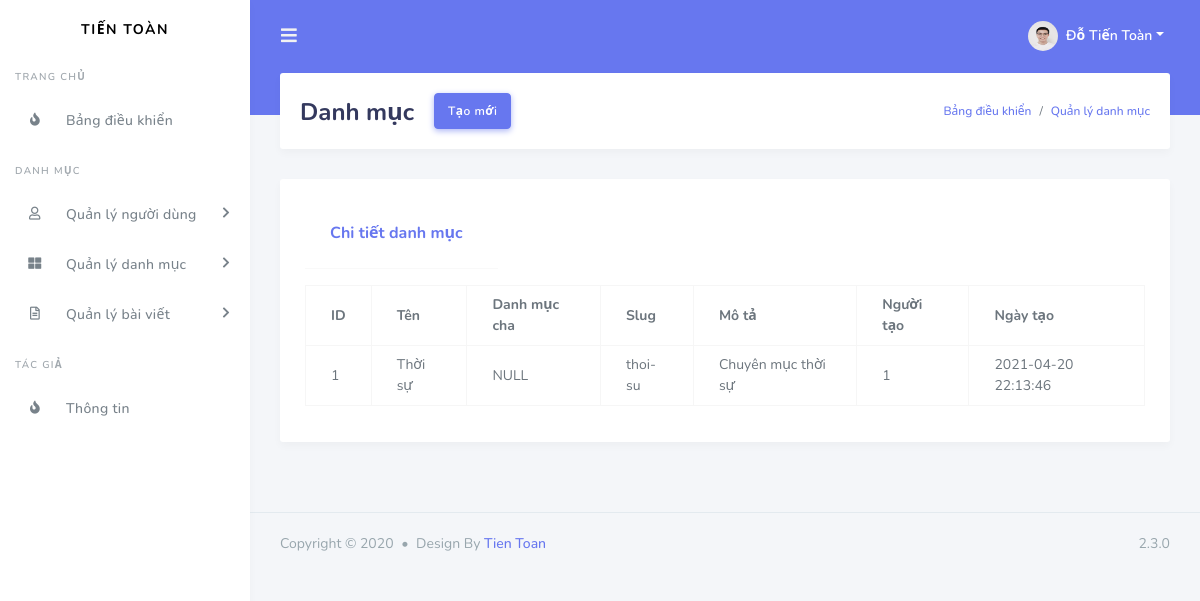
Page /index.php?admin=admin&mod=category&act=detail&id=1 (signed in) on the committed database.
### tables this page shows
CREATE TABLE `categories`  (
  `id` int NOT NULL AUTO_INCREMENT,
  `name` varchar(255) NULL DEFAULT NULL,
  `parent_id` int NULL DEFAULT NULL COMMENT 'danh mục cha',
  `slug` varchar(255) NULL DEFAULT NULL,
  `description` mediumtext NULL COMMENT 'Mô tả thể loại',
  `created_at` timestamp(0) NULL DEFAULT current_timestamp(0) ON UPDATE CURRENT_TIMESTAMP(0) COMMENT 'Ngày tạo',
  `user_id` int NULL DEFAULT NULL,
  PRIMARY KEY (`id`) USING BTREE,
  INDEX `parent_id`(`parent_id`) USING BTREE,
  INDEX `user_id`(`user_id`) USING BTREE,
  CONSTRAINT `categories_ibfk_1` FOREIGN KEY (`parent_id`) REFERENCES `categories` (`id`) ON DELETE SET NULL ON UPDATE RESTRICT,
  CONSTRAINT `categories_ibfk_2` FOREIGN KEY (`user_id`) REFERENCES `users` (`id`) ON DELETE SET NULL ON UPDATE NO ACTION
);

### controllers/admin/Controller.php (called while the page is built, shortened)
<?php
class Controller{
	public function view($name, $data = []){
		extract($data);
		require_once $name . '.php';
	}
}
?>

### controllers/admin/CategoryController.php (called while the page is built, shortened)
<?php
require_once('Controller.php');
class CategoryController extends Controller{
	public $model;
	public function __construct(){
		$this->model = new Category();
	}
	public function detail(){
		$id = $_GET['id'];
		$categories = $this->model->find($id);
		$this->view('views/admin/category/detail', [
			'categories' => $categories,
		]);
	}
}
?>

### index.php (called while the page is built, shortened)
<?php
$act = (isset($_GET['act']) ? $_GET['act'] : 'home');
$controller_obj = new $controller_class_name();
$controller_obj->$act();
?>

### models/admin/Connection.php (called while the page is built, shortened)
<?php
class Connection{
	public function __construct(){
		$servername = 'localhost';
		$username = 'root';
		$password = '';
		$dbname = 'project-php27';
		$this->conn = new mysqli($servername, $username, $password, $dbname);
	}
}
?>

### models/admin/Model.php (called while the page is built, shortened)
<?php
require_once('Connection.php');
class Model{
	var $connection;
	var $table;
	public function __construct(){
		$connection_obj = new Connection();
		$this->connection = $connection_obj->conn;
	}
	public function find($id){
		$sql = "SELECT * FROM " . $this->table . " WHERE id=$id";
		$result = $this->connection->query($sql);
		$this->table = $result->fetch_assoc();
		return $this->table ;
	}
}
?>

### views/admin/category/detail.php (the view, shortened to what this page needs)
<?php require_once('views/admin/header.php') ?>
<div class="main-content">
        <section class="section">
          <div class="section-header">
            <h1>Danh mục</h1>
            <div class="section-header-button">
              <a href="index.php?admin=admin&mod=category&act=create" class="btn btn-primary">Tạo mới</a>
            </div>
            <div class="section-header-breadcrumb">
              <div class="breadcrumb-item active"><a href="index.php?admin=admin&mod=&act=home">Bảng điều khiển</a></div>
              <div class="breadcrumb-item"><a href="index.php?admin=admin&mod=category&act=list">Quản lý danh mục</a></div>
            </div>
          </div>
          <div class="section-body">
            <div class="row mt-4">
              <div class="col-12">
                <div class="card">
                  <div class="card-body">
                    <div class="float-left">
                      <div class="card-header">
                        <h4>Chi tiết danh mục</h4>
                      </div>
                    </div>
                    <div class="clearfix mb-3"></div>
                    <div class="table-responsive">
                      <table class="table table-bordered">
                        <tr>
                          <th>ID</th>
                          <th>Tên</th>
                          <th>Danh mục cha</th>
                          <th>Slug</th>
                          <th>Mô tả</th>
                          <th>Người tạo</th>
                          <th>Ngày tạo</th>
                        </tr>
                        <tr>
                          <td><?= $categories['id'] ?></td>
                          <td><?= $categories['name'] ?></td>
                          <td><?= ($categories['parent_id'] != NULL) ? $categories['parent_id'] : 'NULL' ?></td>
                          <td><?= $categories['slug'] ?></td>
                          <td><?= $categories['description'] ?></td>
                          <td><?= $categories['user_id'] ?></td>
                          <td><?= $categories['created_at'] ?></td>
                        </tr>
                      </table>
                    </div>
                  </div>
                </div>
              </div>
            </div>
          </div>
        </section>
      </div>
<?php require_once('views/admin/footer.php'); ?>

### rows in the picture
categories: id "1", name "Thời sự", slug "thoi-su", description "Chuyên mục thời sự", user "1", created_at "2021-04-20 22:13:46"

### other values in the picture
$_SESSION['user']['name'] "Đỗ Tiến Toàn"
